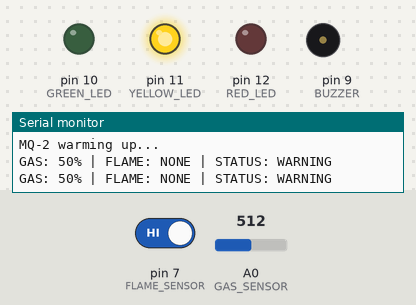
Bench run of a sketch on a simulated Arduino Uno, built with avr-gcc and run on an emulated ATmega328P. On the bench: output pins drawn as LEDs (lit = HIGH), buzzer (waves = sounding), the last lines printed to the serial monitor. The test bench sets the inputs (shaded band); at power-on: A0 (GAS_SENSOR) = 512, pin 7 (FLAME_SENSOR) HIGH.

Above: at 6.2 s.
6.3 s: A0 (GAS_SENSOR) set to 618
8.5 s: A0 (GAS_SENSOR) set to 637
At 10.0 s:
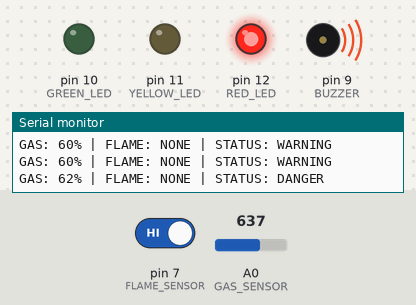
10.5 s: A0 (GAS_SENSOR) set to 306
At 11.6 s:
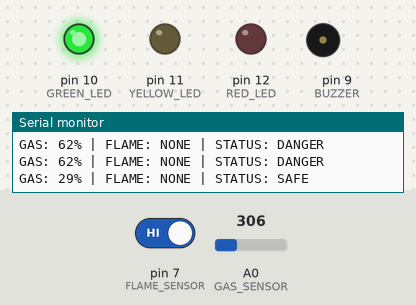
12.5 s: pin 7 (FLAME_SENSOR) driven LOW
At 14.3 s:
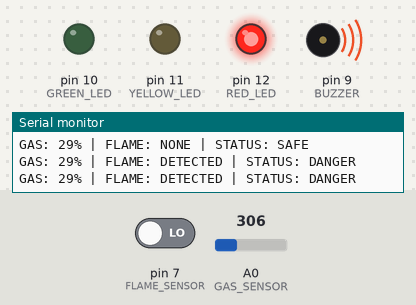
15.5 s: pin 7 (FLAME_SENSOR) driven HIGH
At 16.7 s:
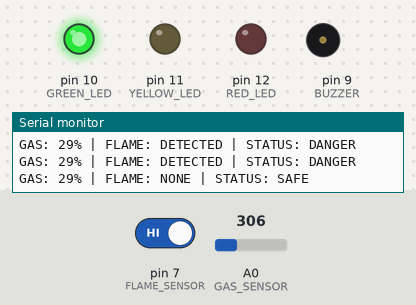
17.5 s: A0 (GAS_SENSOR) set to 325
At 18.3 s:
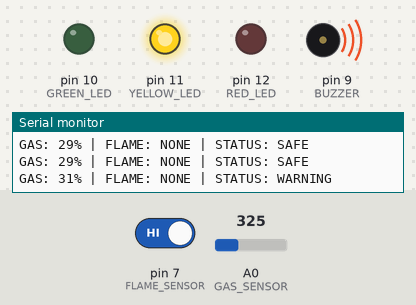
Timing chart, 0 to 22.5 s (numbered marks = the images above; inputs shaded):
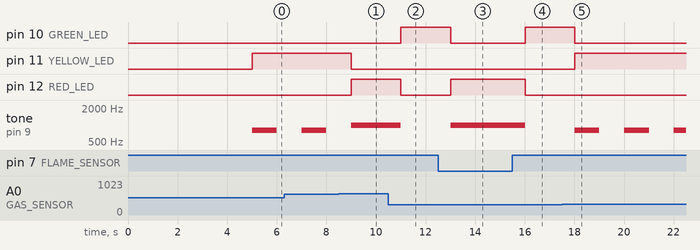

Measured:
- the behaviour switches between 624 and 625 on A0 (GAS_SENSOR) (found by bisection; images 0 and 1)
- the behaviour switches between 317 and 318 on A0 (GAS_SENSOR) (found by bisection; images 4 and 5)
- after the input at 8.5 s, pin 11 (YELLOW_LED): HIGH → LOW after 0.50 s; pin 12 (RED_LED): LOW → HIGH after 0.50 s
- after the input at 10.5 s, pin 10 (GREEN_LED): LOW → HIGH after 0.51 s; pin 12 (RED_LED): HIGH → LOW after 0.51 s; tone on pin 9 (BUZZER): 1000 Hz → silent after 0.51 s
- after the input at 12.5 s, pin 10 (GREEN_LED): HIGH → LOW after 0.51 s; pin 12 (RED_LED): LOW → HIGH after 0.51 s; tone on pin 9 (BUZZER): silent → 1000 Hz after 0.51 s
- after the input at 15.5 s, pin 10 (GREEN_LED): LOW → HIGH after 0.51 s; pin 12 (RED_LED): HIGH → LOW after 0.51 s; tone on pin 9 (BUZZER): 1000 Hz → silent after 0.51 s
- after the input at 17.5 s, pin 10 (GREEN_LED): HIGH → LOW after 0.51 s; pin 11 (YELLOW_LED): LOW → HIGH after 0.51 s; tone on pin 9 (BUZZER): alternates 800 Hz for 1.0 s and silent for 1.0 s, starting after 0.51 s

The sketch:

gas_fire_alert.ino
```cpp
#define GAS_SENSOR A0
#define FLAME_SENSOR 7

#define GREEN_LED 10
#define YELLOW_LED 11
#define RED_LED 12

#define BUZZER 9


unsigned long previousMillis = 0;
bool beepState = false;


void setup()
{
  Serial.begin(9600);

  pinMode(FLAME_SENSOR, INPUT_PULLUP);

  pinMode(GREEN_LED, OUTPUT);
  pinMode(YELLOW_LED, OUTPUT);
  pinMode(RED_LED, OUTPUT);

  pinMode(BUZZER, OUTPUT);

  Serial.println("Gas & Fire Safety System Started");
  Serial.println("MQ-2 warming up...");
  delay(5000);
}


void loop()
{

  int gasValue = analogRead(GAS_SENSOR);

  int gasPercent = map(gasValue,0,1023,0,100);


  bool flameDetected = (digitalRead(FLAME_SENSOR)==LOW);

  String status;

  if(gasPercent > 60 || flameDetected)
  {

    status="DANGER";

    digitalWrite(GREEN_LED,LOW);
    digitalWrite(YELLOW_LED,LOW);
    digitalWrite(RED_LED,HIGH);

    tone(BUZZER,1000);

  }


  else if(gasPercent > 30)
  {

    status="WARNING";


    digitalWrite(GREEN_LED,LOW);
    digitalWrite(YELLOW_LED,HIGH);
    digitalWrite(RED_LED,LOW);


    unsigned long currentMillis=millis();


    if(currentMillis-previousMillis>=1000)
    {
      previousMillis=currentMillis;

      beepState=!beepState;


      if(beepState)
        tone(BUZZER,800);
      else
        noTone(BUZZER);

    }

  }


  else
  {

    status="SAFE";


    digitalWrite(GREEN_LED,HIGH);
    digitalWrite(YELLOW_LED,LOW);
    digitalWrite(RED_LED,LOW);

    noTone(BUZZER);

  }


  Serial.print("GAS: ");
  Serial.print(gasPercent);
  Serial.print("% | FLAME: ");

  if(flameDetected)
    Serial.print("DETECTED");
  else
    Serial.print("NONE");


  Serial.print(" | STATUS: ");
  Serial.println(status);


  delay(1000);

}
```
